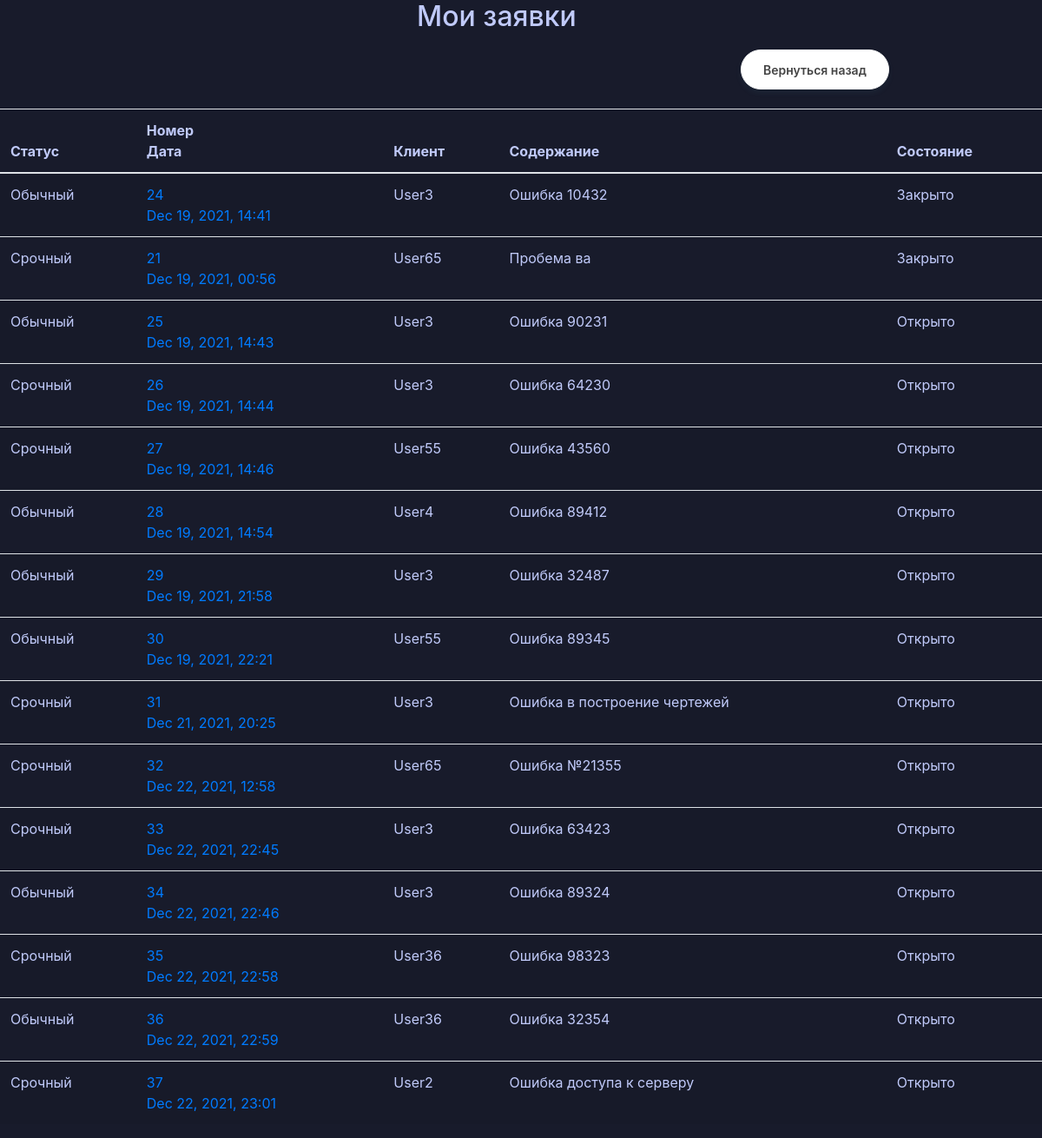
Screenshot of /admin/my_request.php (signed in) with the database file from the repository.
### tables this page shows
CREATE TABLE IF NOT EXISTS `request` (
  `id` int(11) NOT NULL AUTO_INCREMENT,
  `name` varchar(255) DEFAULT NULL,
  `status` varchar(255) DEFAULT NULL,
  `contactPersone` varchar(255) DEFAULT NULL,
  `programm` varchar(255) DEFAULT NULL,
  `contact` varchar(255) DEFAULT NULL,
  `problemDescription` varchar(1000) DEFAULT NULL,
  `time` datetime DEFAULT NULL,
  `timeReaction` date DEFAULT NULL,
  `commentUrgency` varchar(255) DEFAULT NULL,
  `scrin` longblob,
  `position` int(11) DEFAULT NULL,
  PRIMARY KEY (`id`)
);

### admin/my_request.php (the view, shortened to what this page needs)
<?php
    require_once 'connect.php';
    $query="SELECT * FROM `request`";
    $result=mysqli_query($connection, $query);
?>
<!DOCTYPE html>
<html lang="ru">
<head>
    <link rel="stylesheet" href="https://maxcdn.bootstrapcdn.com/bootstrap/4.5.2/css/bootstrap.min.css">
    <link rel="stylesheet" href="../style_list.css">
</head>
<body>
<div class="head">
<h2 style="color:#c0cafa;">Мои заявки</h2>
</div>
<div class="btn">
    <div class="btn-group">
<form>
<input class="button" type="button" value="Вернуться назад"  onClick='document.location.href="/kursach/admin/admin.php"'>
</form></div></div>
<div class="table">
<table class="table table-striped">
<thead>
    <tr>
        <th style="color:#c0cafa;">Статус</th>
        <th style="color:#c0cafa;">Номер<br>Дата</th>
        <th style="color:#c0cafa;">Клиент</th>
        <th style="color:#c0cafa;">Содержание</th>
        <th style="color:#c0cafa;">Состояние</th>
    </tr>
</thead>
<tbody>
            <?php
            while(($tab = mysqli_fetch_assoc($result)))
            {
            ?>
    <tr>
        <td style="color:#c0cafa;"><?php echo $tab['status'];?></td>
        <td><a href="cheek_request.php?id=<?php echo $tab['id'];?>" name=""><?php echo $tab['id'];?><br><?php echo date("M d, Y, H:i", strtotime($tab['time']));;?></a></td>
        <td style="color:#c0cafa;"><?php echo $tab['name'];?></td>
        <td style="color:#c0cafa;"><?php echo $tab['problemDescription'];?></td>
        <td style="color:#c0cafa;"><?php if($tab['position']==NULL){
            echo ('Открыто');
        }else{
            echo('Закрыто');
        }
        ?></td>
    </tr>
    <?php
            }
            ?>
</tbody>
</table>
</div>
</body>
</html>

### style_list.css (style rules this page uses)
body { background-color: #181b2b; }
.btn { margin-left: 70%; margin-top: 1%; display: table; }
.btn-group { display: table-cell; margin-left:50%; }
.button { display: inline-block; box-sizing: border-box; padding: 0 25px; margin: 0 15px 15px 0; outline: none; border: 1px solid #fff; border-radius: 50px; height: 46px; line-height: 46px; font-size: 14px; font-weight: 600; text-decoration: none; color: #444; background-color: #fff; box-shadow: 0 4px 6px rgb(65 132 144 / 10%), 0 1px 3px rgb(0 0 0 / 8%); cursor: pointer; user-select: none; appearance: none; touch-action: manipulation; vertical-align: top; transition: box-shadow 0.2s; }
h2 { margin-left: 40%; }

### rows the page displays
request: status "Обычный", id "24", time "Dec 19, 2021, 14:41", name "User3", problemDescription "Ошибка 10432", position "Закрыто"
request: status "Срочный", id "21", time "Dec 19, 2021, 00:56", name "User65", problemDescription "Пробема ва", position "Закрыто"
request: status "Обычный", id "25", time "Dec 19, 2021, 14:43", name "User3", problemDescription "Ошибка 90231", shows "Открыто"
request: status "Срочный", id "26", time "Dec 19, 2021, 14:44", name "User3", problemDescription "Ошибка 64230", shows "Открыто"
request: status "Срочный", id "27", time "Dec 19, 2021, 14:46", name "User55", problemDescription "Ошибка 43560", shows "Открыто"
request: status "Обычный", id "28", time "Dec 19, 2021, 14:54", name "User4", problemDescription "Ошибка 89412", shows "Открыто"
request: status "Обычный", id "29", time "Dec 19, 2021, 21:58", name "User3", problemDescription "Ошибка 32487", shows "Открыто"
request: status "Обычный", id "30", time "Dec 19, 2021, 22:21", name "User55", problemDescription "Ошибка 89345", shows "Открыто"
request: status "Срочный", id "31", time "Dec 21, 2021, 20:25", name "User3", problemDescription "Ошибка в построение чертежей", shows "Открыто"
request: status "Срочный", id "32", time "Dec 22, 2021, 12:58", name "User65", problemDescription "Ошибка №21355", shows "Открыто"
request: status "Срочный", id "33", time "Dec 22, 2021, 22:45", name "User3", problemDescription "Ошибка 63423", shows "Открыто"
request: status "Обычный", id "34", time "Dec 22, 2021, 22:46", name "User3", problemDescription "Ошибка 89324", shows "Открыто"
request: status "Срочный", id "35", time "Dec 22, 2021, 22:58", name "User36", problemDescription "Ошибка 98323", shows "Открыто"
request: status "Обычный", id "36", time "Dec 22, 2021, 22:59", name "User36", problemDescription "Ошибка 32354", shows "Открыто"
request: status "Срочный", id "37", time "Dec 22, 2021, 23:01", name "User2", problemDescription "Ошибка доступа к серверу", shows "Открыто"
